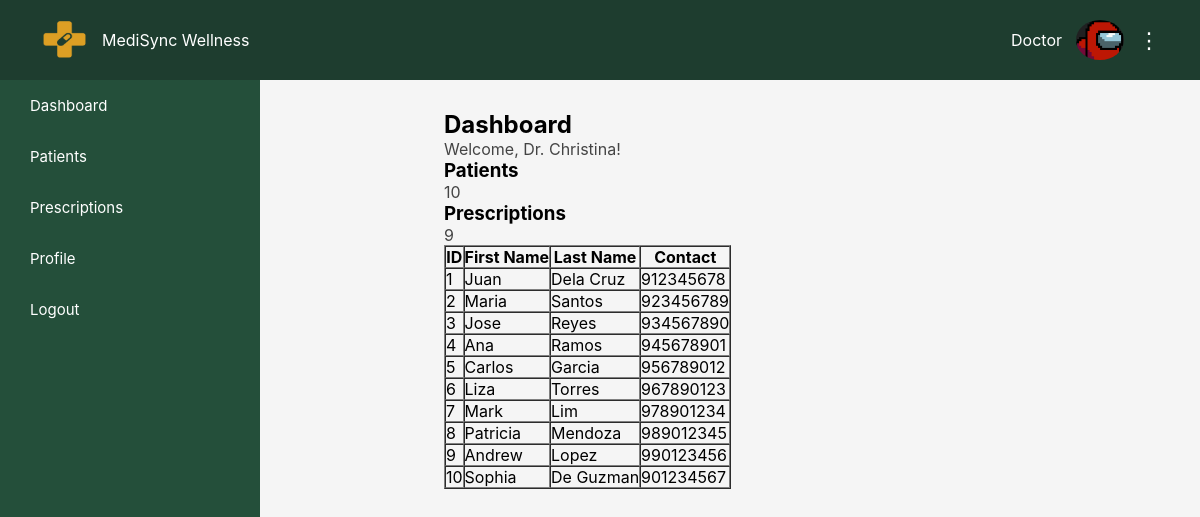
Page /doctor/index.php on the committed database.
### tables this page shows
CREATE TABLE `patient` (
  `patientID` int(11) NOT NULL,
  `firstName` text NOT NULL,
  `lastName` text NOT NULL,
  `birthDate` date NOT NULL,
  `gender` text NOT NULL,
  `contactNumber` int(11) NOT NULL,
  `address` text NOT NULL,
  `email` text NOT NULL,
  `doctorID` int(11) NOT NULL
);

### doctor/index.php (the view)
<?php
include('../includes/db_connect.php');
include('../includes/header.php');
include('../includes/sidebar.php');
$patient_query = mysqli_query($conn, "SELECT COUNT(*) AS total FROM patient");
$patient_row = mysqli_fetch_assoc($patient_query);
$total_patients = $patient_row['total'];
$appt_query = mysqli_query($conn, "SELECT COUNT(*) AS total FROM prescription");
$appt_row = mysqli_fetch_assoc($appt_query);
$total_appts = $appt_row['total'];
?>
<div class="main-content">
  <h2>Dashboard</h2>
  <p>Welcome, Dr. Christina!</p>
  <div class="dashboard-stats">
    <div class="stat-card">
      <h3>Patients</h3>
      <p><?php echo $total_patients; ?></p>
    </div>
    <div class="stat-card">
      <h3>Prescriptions</h3>
      <p><?php echo $total_appts; ?></p>
    </div>
  </div>
  <table border="1" cellpadding="8" cellspacing="0">
    <tr>
      <th>ID</th>
      <th>First Name</th>
      <th>Last Name</th>
      <th>Contact</th>
    </tr>
    <?php
    $patients = mysqli_query($conn, "
      SELECT patientID AS id, firstName AS first_name, lastName AS last_name, contactNumber AS contact
      FROM patient
    ");
    while ($row = mysqli_fetch_assoc($patients)) {
      echo "<tr>
              <td>{$row['id']}</td>
              <td>{$row['first_name']}</td>
              <td>{$row['last_name']}</td>
              <td>{$row['contact']}</td>
            </tr>";
    }
    ?>
  </table>
</div>

### includes/header.php (shortened to what this page needs)
<?php
$doctor_name = $_SESSION['doctor_name'] ?? "Doctor";
?>
<!DOCTYPE html>
<html lang="en">
<head>
    <link rel="stylesheet" href="../assets/css/layout_standard.css">
</head>
<body>
<header class="top-navbar">
    <div class="logo">
        <img src="../assets/images/orange_logo.png" alt="Logo" style="height:40px;">
        <span>MediSync Wellness</span>
    </div>
    <div class="profile">
        <span><?php echo htmlspecialchars($doctor_name); ?></span>
        <img src="../assets/images/user.png" class="avatar" alt="Profile" style="height:40px;">
        <div class="menu-icon">⋮</div>
    </div>
</header>

### includes/sidebar.php
<?php
$activePage = $activePage ?? '';
?>
<aside class="sidebar">
    <ul>
        <li class="<?php echo ($activePage == 'dashboard') ? 'active' : ''; ?>">
            <a href="dashboard.php">Dashboard</a>
        </li>
        <li class="<?php echo ($activePage == 'patients') ? 'active' : ''; ?>">
            <a href="patients.php">Patients</a>
        </li>
        <li class="<?php echo ($activePage == 'prescriptions') ? 'active' : ''; ?>">
            <a href="view_prescription.php">Prescriptions</a>
        </li>
        <li class="<?php echo ($activePage == 'profile') ? 'active' : ''; ?>">
            <a href="profile.php">Profile</a>
        </li>
        <li>
            <a href="../logout.php">Logout</a>
        </li>
    </ul>
</aside>
<main class="content">

### assets/css/layout_standard.css (style rules this page uses)
* { margin: 0; padding: 0; box-sizing: border-box; font-family: "Inter", sans-serif; }
body { display: flex; background: #f5f5f5; }
.top-navbar { width: 100%; height: 80px; background: #1e3d2f; color: white; display: flex; justify-content: space-between; align-items: center; padding: 0 40px; position: fixed; top: 0; left: 0; z-index: 100; }
.top-navbar .logo { display: flex; align-items: center; gap: 12px; }
.top-navbar .logo img { width: 50px; height: auto; }
.profile { display: flex; align-items: center; gap: 14px; }
.profile .avatar { width: 48px; height: 48px; border-radius: 50%; object-fit: cover; }
.menu-icon { font-size: 22px; cursor: pointer; }
.sidebar { width: 260px; height: 100vh; background: #244f3a; position: fixed; top: 80px; left: 0; }
.sidebar ul { list-style: none; }
.sidebar li { padding: 16px 30px; transition: background 0.25s ease; }
.sidebar li a { color: white; text-decoration: none; font-size: 15px; display: block; }
.content { margin-left: 260px; margin-top: 80px; padding: 30px; width: calc(100% - 260px); min-height: 100vh; }
.content p { font-size: 16px; color: #444; }

### rows in the picture
patient: patientID "1", firstName "Juan", lastName "Dela Cruz", contactNumber "912345678"
patient: patientID "2", firstName "Maria", lastName "Santos", contactNumber "923456789"
patient: patientID "3", firstName "Jose", lastName "Reyes", contactNumber "934567890"
patient: patientID "4", firstName "Ana", lastName "Ramos", contactNumber "945678901"
patient: patientID "5", firstName "Carlos", lastName "Garcia", contactNumber "956789012"
patient: patientID "6", firstName "Liza", lastName "Torres", contactNumber "967890123"
patient: patientID "7", firstName "Mark", lastName "Lim", contactNumber "978901234"
patient: patientID "8", firstName "Patricia", lastName "Mendoza", contactNumber "989012345"
patient: patientID "9", firstName "Andrew", lastName "Lopez", contactNumber "990123456"
patient: patientID "10", firstName "Sophia", lastName "De Guzman", contactNumber "901234567"

### other values in the picture
$doctor_name "Doctor"
$total_patients "10"
$total_appts "9"
